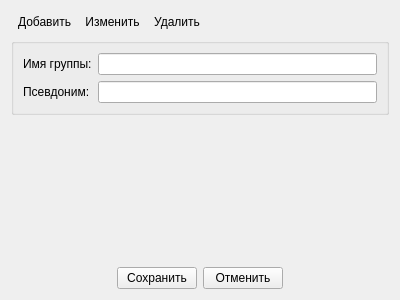
<?xml version="1.0" encoding="UTF-8"?>
<ui version="4.0">
 <class>RTPTechGroup::ModelerIde::RefGroupWidget</class>
 <widget class="QWidget" name="RTPTechGroup::ModelerIde::RefGroupWidget">
  <property name="geometry">
   <rect>
    <x>0</x>
    <y>0</y>
    <width>400</width>
    <height>300</height>
   </rect>
  </property>
  <property name="windowTitle">
   <string>Form</string>
  </property>
  <layout class="QVBoxLayout" name="verticalLayout">
   <item>
    <layout class="QHBoxLayout" name="horizontalLayoutPropTool">
     <property name="spacing">
      <number>0</number>
     </property>
     <item>
      <widget class="QToolButton" name="toolButtonAdd">
       <property name="text">
        <string>Добавить</string>
       </property>
       <property name="icon">
        <iconset resource="modeleride.qrc">
         <normaloff>:/add</normaloff>:/add</iconset>
       </property>
       <property name="iconSize">
        <size>
         <width>16</width>
         <height>16</height>
        </size>
       </property>
       <property name="toolButtonStyle">
        <enum>Qt::ToolButtonTextBesideIcon</enum>
       </property>
       <property name="autoRaise">
        <bool>true</bool>
       </property>
      </widget>
     </item>
     <item>
      <widget class="QToolButton" name="toolButtonEdit">
       <property name="text">
        <string>Изменить</string>
       </property>
       <property name="icon">
        <iconset resource="modeleride.qrc">
         <normaloff>:/edit</normaloff>:/edit</iconset>
       </property>
       <property name="iconSize">
        <size>
         <width>16</width>
         <height>16</height>
        </size>
       </property>
       <property name="toolButtonStyle">
        <enum>Qt::ToolButtonTextBesideIcon</enum>
       </property>
       <property name="autoRaise">
        <bool>true</bool>
       </property>
      </widget>
     </item>
     <item>
      <widget class="QToolButton" name="toolButtonDel">
       <property name="text">
        <string>Удалить</string>
       </property>
       <property name="icon">
        <iconset resource="modeleride.qrc">
         <normaloff>:/remove</normaloff>:/remove</iconset>
       </property>
       <property name="iconSize">
        <size>
         <width>16</width>
         <height>16</height>
        </size>
       </property>
       <property name="toolButtonStyle">
        <enum>Qt::ToolButtonTextBesideIcon</enum>
       </property>
       <property name="autoRaise">
        <bool>true</bool>
       </property>
      </widget>
     </item>
     <item>
      <spacer name="horizontalSpacer">
       <property name="orientation">
        <enum>Qt::Horizontal</enum>
       </property>
       <property name="sizeHint" stdset="0">
        <size>
         <width>40</width>
         <height>20</height>
        </size>
       </property>
      </spacer>
     </item>
    </layout>
   </item>
   <item>
    <widget class="QGroupBox" name="groupBoxRefGroup">
     <property name="title">
      <string/>
     </property>
     <layout class="QGridLayout" name="gridLayout">
      <item row="0" column="0">
       <widget class="QLabel" name="labelRefGroupName">
        <property name="text">
         <string>Имя группы:</string>
        </property>
       </widget>
      </item>
      <item row="0" column="1">
       <widget class="QLineEdit" name="lineEditRefGroupName"/>
      </item>
      <item row="1" column="0">
       <widget class="QLabel" name="labelRefGroupAlias">
        <property name="text">
         <string>Псевдоним:</string>
        </property>
       </widget>
      </item>
      <item row="1" column="1">
       <widget class="QLineEdit" name="lineEditRefGroupAlias">
        <property name="maxLength">
         <number>256</number>
        </property>
       </widget>
      </item>
     </layout>
    </widget>
   </item>
   <item>
    <spacer name="verticalSpacer">
     <property name="orientation">
      <enum>Qt::Vertical</enum>
     </property>
     <property name="sizeHint" stdset="0">
      <size>
       <width>20</width>
       <height>144</height>
      </size>
     </property>
    </spacer>
   </item>
   <item>
    <layout class="QHBoxLayout" name="horizontalLayoutPropSave">
     <item>
      <spacer name="horizontalSpacerRightProp">
       <property name="orientation">
        <enum>Qt::Horizontal</enum>
       </property>
       <property name="sizeHint" stdset="0">
        <size>
         <width>40</width>
         <height>20</height>
        </size>
       </property>
      </spacer>
     </item>
     <item>
      <widget class="QPushButton" name="pushButtonPropSave">
       <property name="text">
        <string>Сохранить</string>
       </property>
      </widget>
     </item>
     <item>
      <widget class="QPushButton" name="pushButtonPropCancel">
       <property name="text">
        <string>Отменить</string>
       </property>
      </widget>
     </item>
     <item>
      <spacer name="horizontalSpacerLeftProp">
       <property name="orientation">
        <enum>Qt::Horizontal</enum>
       </property>
       <property name="sizeHint" stdset="0">
        <size>
         <width>40</width>
         <height>20</height>
        </size>
       </property>
      </spacer>
     </item>
    </layout>
   </item>
  </layout>
 </widget>
 <resources>
  <include location="modeleride.qrc"/>
 </resources>
 <connections/>
</ui>
